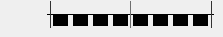
   <widget class="QWidget" name="graphicEqPage">
    <widget class="Line" name="middleHLine">
     <property name="geometry">
      <rect>
       <x>47</x>
       <y>14</y>
       <width>167</width>
       <height>1</height>
      </rect>
     </property>
     <property name="styleSheet">
      <string notr="true">QFrame#middleHLine
{
	color:  rgb(0, 0, 0);
	background-color: rgb(0, 0, 0);
}</string>
     </property>
     <property name="frameShadow">
      <enum>QFrame::Plain</enum>
     </property>
     <property name="lineWidth">
      <number>1</number>
     </property>
     <property name="midLineWidth">
      <number>0</number>
     </property>
     <property name="orientation">
      <enum>Qt::Horizontal</enum>
     </property>
    </widget>
    <widget class="QWidget" name="eqBand1Widget" native="true">
     <property name="geometry">
      <rect>
       <x>53</x>
       <y>14</y>
       <width>15</width>
       <height>12</height>
      </rect>
     </property>
     <property name="styleSheet">
      <string notr="true">background-color: rgb(0, 0, 0);</string>
     </property>
    </widget>
    <widget class="QWidget" name="eqBand2Widget" native="true">
     <property name="geometry">
      <rect>
       <x>73</x>
       <y>14</y>
       <width>15</width>
       <height>12</height>
      </rect>
     </property>
     <property name="styleSheet">
      <string notr="true">background-color: rgb(0, 0, 0);</string>
     </property>
    </widget>
    <widget class="QWidget" name="eqBand4Widget" native="true">
     <property name="geometry">
      <rect>
       <x>113</x>
       <y>14</y>
       <width>15</width>
       <height>12</height>
      </rect>
     </property>
     <property name="styleSheet">
      <string notr="true">background-color: rgb(0, 0, 0);</string>
     </property>
    </widget>
    <widget class="QWidget" name="eqBand3Widget" native="true">
     <property name="geometry">
      <rect>
       <x>93</x>
       <y>14</y>
       <width>15</width>
       <height>12</height>
      </rect>
     </property>
     <property name="styleSheet">
      <string notr="true">background-color: rgb(0, 0, 0);</string>
     </property>
    </widget>
    <widget class="Line" name="middleVLine">
     <property name="geometry">
      <rect>
       <x>130</x>
       <y>1</y>
       <width>1</width>
       <height>27</height>
      </rect>
     </property>
     <property name="styleSheet">
      <string notr="true">QFrame#middleVLine
{
	color:  rgb(110, 110, 110);
	background-color: rgb(110, 110, 110);
}</string>
     </property>
     <property name="frameShadow">
      <enum>QFrame::Plain</enum>
     </property>
     <property name="orientation">
      <enum>Qt::Vertical</enum>
     </property>
    </widget>
    <widget class="QWidget" name="eqBand8Widget" native="true">
     <property name="geometry">
      <rect>
       <x>193</x>
       <y>14</y>
       <width>15</width>
       <height>12</height>
      </rect>
     </property>
     <property name="styleSheet">
      <string notr="true">background-color: rgb(0, 0, 0);</string>
     </property>
    </widget>
    <widget class="QWidget" name="eqBand6Widget" native="true">
     <property name="geometry">
      <rect>
       <x>153</x>
       <y>14</y>
       <width>15</width>
       <height>12</height>
      </rect>
     </property>
     <property name="styleSheet">
      <string notr="true">background-color: rgb(0, 0, 0);</string>
     </property>
    </widget>
    <widget class="QWidget" name="eqBand7Widget" native="true">
     <property name="geometry">
      <rect>
       <x>173</x>
       <y>14</y>
       <width>15</width>
       <height>12</height>
      </rect>
     </property>
     <property name="styleSheet">
      <string notr="true">background-color: rgb(0, 0, 0);</string>
     </property>
    </widget>
    <widget class="QWidget" name="eqBand5Widget" native="true">
     <property name="geometry">
      <rect>
       <x>133</x>
       <y>14</y>
       <width>15</width>
       <height>12</height>
      </rect>
     </property>
     <property name="styleSheet">
      <string notr="true">background-color: rgb(0, 0, 0);</string>
     </property>
    </widget>
    <widget class="Line" name="startVLine">
     <property name="geometry">
      <rect>
       <x>50</x>
       <y>1</y>
       <width>1</width>
       <height>27</height>
      </rect>
     </property>
     <property name="styleSheet">
      <string notr="true">QFrame#startVLine
{
	color:  rgb(50, 50, 50);
	background-color: rgb(50, 50, 50);
}</string>
     </property>
     <property name="frameShadow">
      <enum>QFrame::Plain</enum>
     </property>
     <property name="orientation">
      <enum>Qt::Vertical</enum>
     </property>
    </widget>
    <widget class="Line" name="endVLine">
     <property name="geometry">
      <rect>
       <x>211</x>
       <y>1</y>
       <width>1</width>
       <height>27</height>
      </rect>
     </property>
     <property name="styleSheet">
      <string notr="true">QFrame#endVLine
{
	color:  rgb(50, 50, 50);
	background-color: rgb(50, 50, 50);
}</string>
     </property>
     <property name="frameShadow">
      <enum>QFrame::Plain</enum>
     </property>
     <property name="orientation">
      <enum>Qt::Vertical</enum>
     </property>
    </widget>
   </widget>
